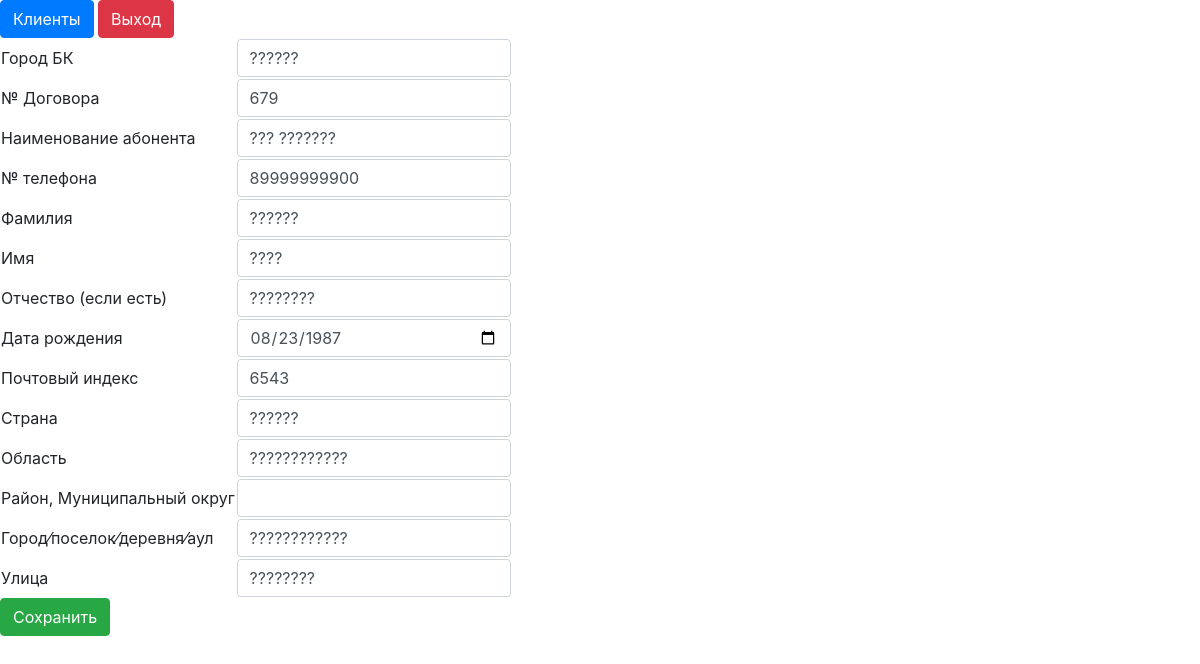
Page /src/views/add_edit_customer.php?id=11 (signed in) on the committed database.
### tables this page shows
CREATE TABLE `customers` (
  `id` int(11) NOT NULL,
  `city_org` varchar(50) NOT NULL,
  `contract` int(11) NOT NULL,
  `name_org` varchar(150) NOT NULL,
  `phone_number` varchar(11) NOT NULL,
  `last_name` varchar(50) NOT NULL,
  `first_name` varchar(50) NOT NULL,
  `middle_name` varchar(50) NOT NULL,
  `date_of_birth` date NOT NULL,
  `postal_code` int(6) NOT NULL,
  `country` varchar(50) NOT NULL,
  `region` varchar(50) NOT NULL,
  `district` varchar(50) NOT NULL,
  `city` varchar(50) NOT NULL,
  `street` varchar(50) NOT NULL,
  `dtc` timestamp NOT NULL,
  `dtu` timestamp NOT NULL
);

### src/models/add_edit_form.php (the view, shortened to what this page needs)
<?php
include "../config/db.php";
$id = $_GET['id'];
if ($id){
    $sql = "SELECT * FROM `customers` WHERE `id` = '$id'";
    $res = mysqli_query($connect, $sql);
    $table = mysqli_fetch_assoc($res);
    $city_org = $table['city_org'];
    $contract = $table['contract'];
    $name_org = $table['name_org'];
    $phone_number = $table['phone_number'];
    $last_name = $table['last_name'];
    $first_name = $table['first_name'];
    $middle_name = $table['middle_name'];
    $date_of_birth = $table['date_of_birth'];
    $postal_code = $table['postal_code'];
    $country = $table['country'];
    $region = $table['region'];
    $district = $table['district'];
    $city = $table['city'];
    $street = $table['street'];
    ?>
<table>
    <tbody>
  <tr>
    <td>Город БК</td>
    <td><input type="text" class="form-control" id="city_org" value="<?=$city_org?>"></td>
  </tr>
  <tr>
    <td>&#8470; Договора</td>
    <td><input type="number" class="form-control" id="contract" value="<?=$contract?>" required></td>
  </tr>
  <tr>
    <td>Наименование абонента</td>
    <td><input type="text" class="form-control" id="name_org" value="<?=$name_org?>" required maxlength="50"></td>
  </tr>
  <tr>
    <td>&#8470; телефона</td>
    <td><input type="phone" class="form-control" id="phone_number" value="<?=$phone_number?>" maxlength="11"></td>
  </tr>
  <tr>
    <td>Фамилия</td>
    <td><input type="text" class="form-control" id="last_name" value="<?=$last_name?>" required maxlength="50"></td>
  </tr>
  <tr>
    <td>Имя</td>
    <td><input type="text" class="form-control" id="first_name" value="<?=$first_name?>" required maxlength="50"></td>
  </tr>
  <tr>
    <td>Отчество (если есть)</td>
    <td><input type="text" class="form-control" id="middle_name" value="<?=$middle_name?>" maxlength="50"></td>
  </tr>
  <tr>
    <td>Дата рождения</td>
    <td><input type="date" class="form-control" id="date_of_birth" value="<?=$date_of_birth?>" required></td>
  </tr>
  <tr>
    <td>Почтовый индекс</td>
    <td><input type="number" class="form-control" id="postal_code" value="<?=$postal_code?>" required maxlength="6"></td>
  </tr>
  <tr>
    <td>Страна</td>
    <td><input type="text" class="form-control" id="country" value="<?=$country?>" required maxlength="50"></td>
  </tr>
  <tr>
    <td>Область</td>
    <td><input type="text" class="form-control" id="region" value="<?=$region?>" required maxlength="50"></td>
  </tr>
  <tr>
    <td>Район, Муниципальный округ</td>
    <td><input type="text" class="form-control" id="district" value="<?=$district?>" maxlength="50"></td>
  </tr>
  <tr>
    <td>Город&#8260;поселок&#8260;деревня&#8260;аул</td>
    <td><input type="text" class="form-control" id="city" value="<?=$city?>" required maxlength="50"></td>
  </tr>
  <tr>
    <td>Улица</td>
    <td><input type="text" class="form-control" id="street" value="<?=$street?>" required maxlength="50"></td>
  </tr>
    </tbody>
</table>
<input type="button" onclick="send()" data-dismiss="alert" class="btn btn-success" value="Сохранить">
  <?php
}
?>

### rows in the picture
customers: city_org "??????", contract "679", name_org "??? ???????", phone_number "89999999900", last_name "??????", first_name "????", middle_name "????????", date_of_birth "08/23/1987", postal_code "6543", country "??????", region "????????????", city "????????????", street "????????"
